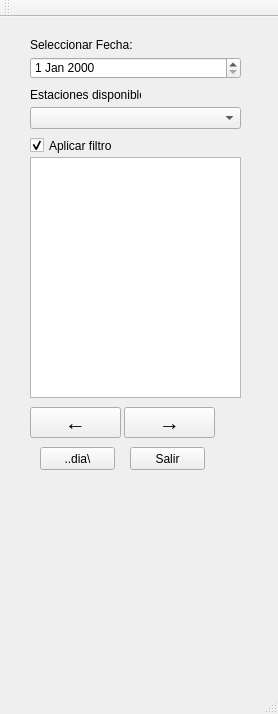
<?xml version="1.0" encoding="UTF-8"?>
<ui version="4.0">
 <class>MainWindow</class>
 <widget class="QMainWindow" name="MainWindow">
  <property name="geometry">
   <rect>
    <x>0</x>
    <y>0</y>
    <width>278</width>
    <height>714</height>
   </rect>
  </property>
  <property name="windowTitle">
   <string>MainWindow</string>
  </property>
  <widget class="QWidget" name="centralwidget">
   <widget class="QLabel" name="label">
    <property name="geometry">
     <rect>
      <x>30</x>
      <y>70</y>
      <width>111</width>
      <height>16</height>
     </rect>
    </property>
    <property name="text">
     <string>Estaciones disponibles</string>
    </property>
   </widget>
   <widget class="QPushButton" name="boton_directorio">
    <property name="geometry">
     <rect>
      <x>40</x>
      <y>430</y>
      <width>75</width>
      <height>23</height>
     </rect>
    </property>
    <property name="text">
     <string>..dia\</string>
    </property>
   </widget>
   <widget class="QPushButton" name="boton_salir">
    <property name="geometry">
     <rect>
      <x>130</x>
      <y>430</y>
      <width>75</width>
      <height>23</height>
     </rect>
    </property>
    <property name="text">
     <string>Salir</string>
    </property>
   </widget>
   <widget class="QDateEdit" name="date_edit">
    <property name="geometry">
     <rect>
      <x>30</x>
      <y>40</y>
      <width>211</width>
      <height>22</height>
     </rect>
    </property>
   </widget>
   <widget class="QLabel" name="label_2">
    <property name="geometry">
     <rect>
      <x>30</x>
      <y>20</y>
      <width>111</width>
      <height>16</height>
     </rect>
    </property>
    <property name="text">
     <string>Seleccionar Fecha:</string>
    </property>
   </widget>
   <widget class="QPushButton" name="boton_anterior">
    <property name="geometry">
     <rect>
      <x>30</x>
      <y>390</y>
      <width>91</width>
      <height>31</height>
     </rect>
    </property>
    <property name="font">
     <font>
      <pointsize>16</pointsize>
      <weight>75</weight>
      <bold>true</bold>
     </font>
    </property>
    <property name="text">
     <string>←</string>
    </property>
   </widget>
   <widget class="QPushButton" name="boton_siguiente">
    <property name="geometry">
     <rect>
      <x>124</x>
      <y>390</y>
      <width>91</width>
      <height>31</height>
     </rect>
    </property>
    <property name="font">
     <font>
      <pointsize>16</pointsize>
      <weight>75</weight>
      <bold>true</bold>
     </font>
    </property>
    <property name="text">
     <string>→</string>
    </property>
   </widget>
   <widget class="QComboBox" name="combo_sis">
    <property name="geometry">
     <rect>
      <x>30</x>
      <y>90</y>
      <width>211</width>
      <height>22</height>
     </rect>
    </property>
   </widget>
   <widget class="QCheckBox" name="checkbox_filtro">
    <property name="geometry">
     <rect>
      <x>30</x>
      <y>120</y>
      <width>91</width>
      <height>17</height>
     </rect>
    </property>
    <property name="text">
     <string>Aplicar filtro</string>
    </property>
    <property name="checked">
     <bool>true</bool>
    </property>
   </widget>
   <widget class="QListWidget" name="lista_mseed">
    <property name="geometry">
     <rect>
      <x>30</x>
      <y>140</y>
      <width>211</width>
      <height>241</height>
     </rect>
    </property>
   </widget>
  </widget>
  <widget class="QMenuBar" name="menubar">
   <property name="geometry">
    <rect>
     <x>0</x>
     <y>0</y>
     <width>278</width>
     <height>21</height>
    </rect>
   </property>
  </widget>
  <widget class="QStatusBar" name="statusbar"/>
  <widget class="QToolBar" name="toolBar">
   <property name="windowTitle">
    <string>toolBar</string>
   </property>
   <attribute name="toolBarArea">
    <enum>TopToolBarArea</enum>
   </attribute>
   <attribute name="toolBarBreak">
    <bool>false</bool>
   </attribute>
  </widget>
 </widget>
 <resources/>
 <connections/>
</ui>
